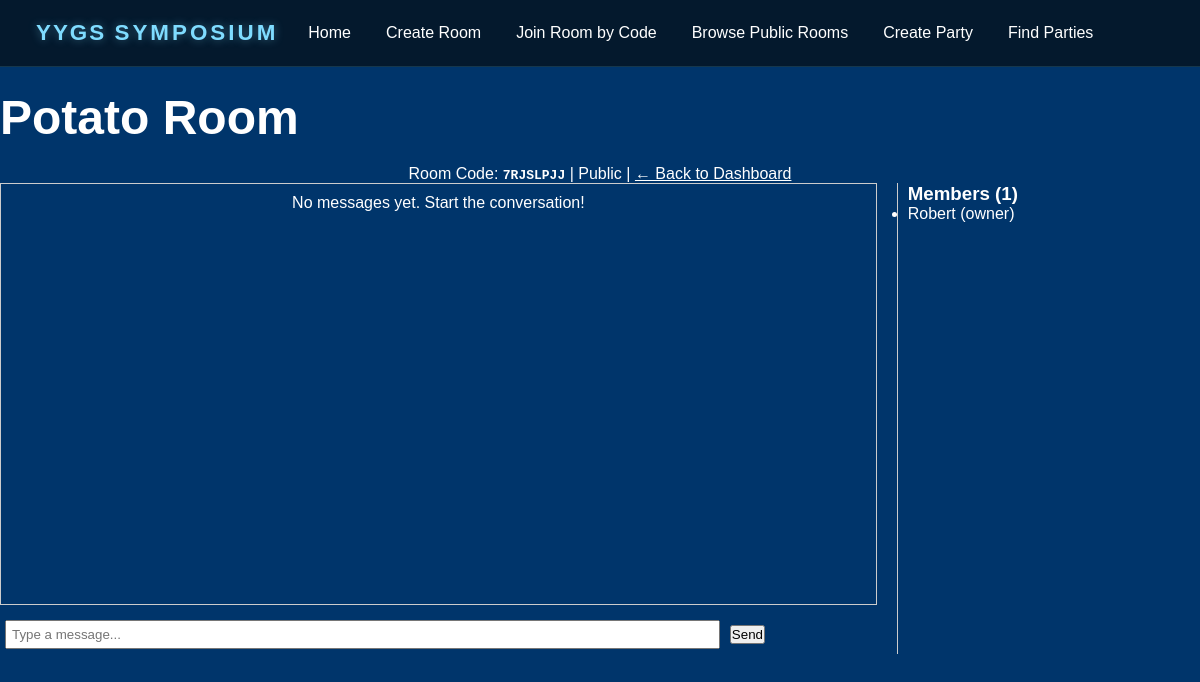
Screenshot of /rooms/1 (signed in) with the database file from the repository.
### models.py (models this page shows)
class ChatRoom(db.Model):
    id = db.Column(db.Integer, primary_key=True)
    name = db.Column(db.String(100), nullable=False)
    code = db.Column(db.String(10), unique=True, nullable=False)
    is_public = db.Column(db.Boolean, default=True, nullable=False)
    owner_id = db.Column(db.Integer, db.ForeignKey('user.id'), nullable=False)
    created_at = db.Column(db.DateTime, default=datetime.utcnow)
    owner = db.relationship('User', foreign_keys=[owner_id], backref='owned_rooms')
    room_members = db.relationship('ChatRoomMember', backref='room', lazy=True)
    room_messages = db.relationship('ChatRoomMessage', backref='room', lazy=True)

class ChatRoomMember(db.Model):
    id = db.Column(db.Integer, primary_key=True)
    user_id = db.Column(db.Integer, db.ForeignKey('user.id'), nullable=False)
    room_id = db.Column(db.Integer, db.ForeignKey('chat_room.id'), nullable=False)
    joined_at = db.Column(db.DateTime, default=datetime.utcnow)
    user = db.relationship('User', foreign_keys=[user_id], backref='room_memberships')

class User(db.Model):
    id = db.Column(db.Integer, primary_key=True)
    username = db.Column(db.String(100), unique=True, nullable=False)
    email = db.Column(db.String(100), unique=True, nullable=False)
    password = db.Column(db.String(100), nullable=False)

### app.py (the view)
@app.route('/rooms/<int:room_id>', methods=['GET', 'POST'])
@login_required
def room(room_id):
    val = chat.room(room_id=room_id, session=session, request=request)
    if val["status"] == "fail":
        flash('You are not a member of this room.', 'error')
        return redirect(url_for('home'))
    if val["status"] == "post":
        return redirect(url_for('room', room_id=room_id))
    return render_template(val["args"]["url"], room=val["args"]["room"], messages=val["args"]["messages"],
                           members=val["args"]["members"], current_user_id=val["args"]["current_user_id"])

### app.py (called while the page is built)
def login_required(f):
    @wraps(f)
    def decorated_function(*args, **kwargs):
        if 'user_id' not in session:
            flash('Please log in first.', 'error')
            return redirect(url_for('login'))
        return f(*args, **kwargs)
    return decorated_function

### chat.py (called while the page is built, shortened)
def room(room_id, session, request):
    chat_room = ChatRoom.query.get_or_404(room_id)
    membership = ChatRoomMember.query.filter_by(user_id=session['user_id'], room_id=room_id).first()
    if not membership:
        return {"status":"fail"}
    messages = ChatRoomMessage.query.filter_by(room_id=room_id).order_by(ChatRoomMessage.timestamp.asc()).all()
    members = ChatRoomMember.query.filter_by(room_id=room_id).all()
    return {"status":"render", "args":{"url":'chat/room.html', "room":chat_room, "messages":messages, "members":members, "current_user_id":session['user_id']}}

### templates/chat/room.html (shortened to what this page needs)
<!DOCTYPE html>
<html lang="en">
<head>
    <link rel="stylesheet" href="{{ url_for('static', filename='style.css') }}">
</head>
<body>
    {% include 'components/header.html' %}
    <h1>{{ room.name }}</h1>
    <p class="links">
        Room Code: <strong><code>{{ room.code }}</code></strong> |
        {% if room.is_public %}Public{% else %}Private (Invite Only){% endif %} |
        <a href="{{ url_for('home') }}">&larr; Back to Dashboard</a>
    </p>
    <div style="display: flex; gap: 20px;">
        <div style="flex: 3;">
            <div id="chat-box" style="border: 1px solid #ccc; height: 400px; overflow-y: scroll; padding: 10px; margin-bottom: 10px;">
                {% if messages %}
                    {% for msg in messages %}
                        <div>
                            <strong>{% if msg.sender_id == current_user_id %}You{% else %}{{ msg.sender.username }}{% endif %}</strong>
                            <small>[{{ msg.timestamp.strftime('%H:%M %d/%m/%Y') }}]</small>:
                            {{ msg.content }}
                        </div>
                    {% endfor %}
                {% else %}
                    <p>No messages yet. Start the conversation!</p>
                {% endif %}
            </div>
            <form method="POST" action="{{ url_for('room', room_id=room.id) }}">
                <input type="text" name="content" id="content" placeholder="Type a message..." required style="width: 80%;">
                <button type="submit">Send</button>
            </form>
        </div>
        <div style="flex: 1; border-left: 1px solid #ccc; padding-left: 10px;">
            <h3>Members ({{ members|length }})</h3>
            <ul>
            {% for m in members %}
                <li>{{ m.user.username }} {% if m.user_id == room.owner_id %}(owner){% endif %}</li>
            {% endfor %}
            </ul>
        </div>
    </div>
</body>
</html>

### static/style.css (style rules this page uses)
* { margin: 0; padding: 0; }
body { font-family: Arial, sans-serif; background-color: #00356B; color: white; margin: 0; padding-top: 90px; }
h1 { font-size: 48px; }
input { padding: 5px; margin: 5px; }
.links { text-align: center; margin-top: 20px; }
.links a { color: white; text-decoration: underline; }
p { text-align: center; }

### rows the page displays
ChatRoom: name "Potato Room", code "7RJSLPJJ"
ChatRoomMember: user.username "Robert", shows "(owner)"

### other values shown
{{ members|length }} "1"
